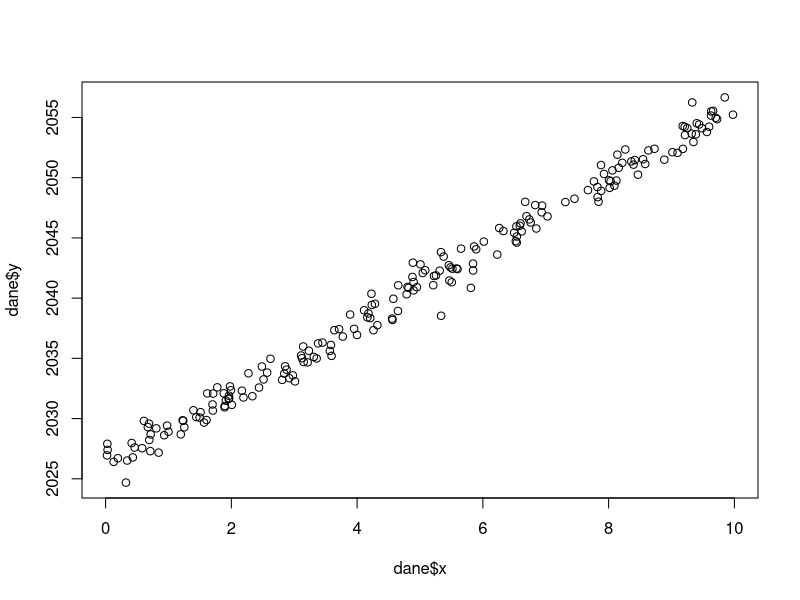
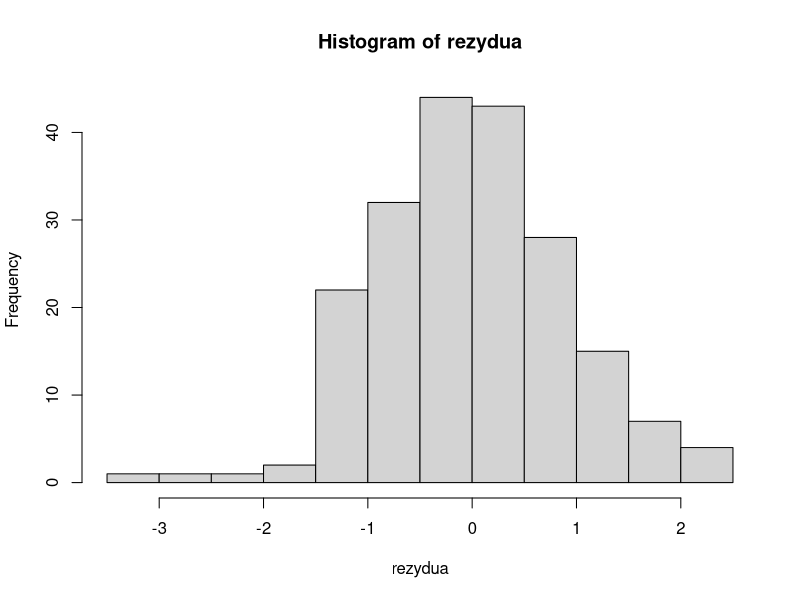
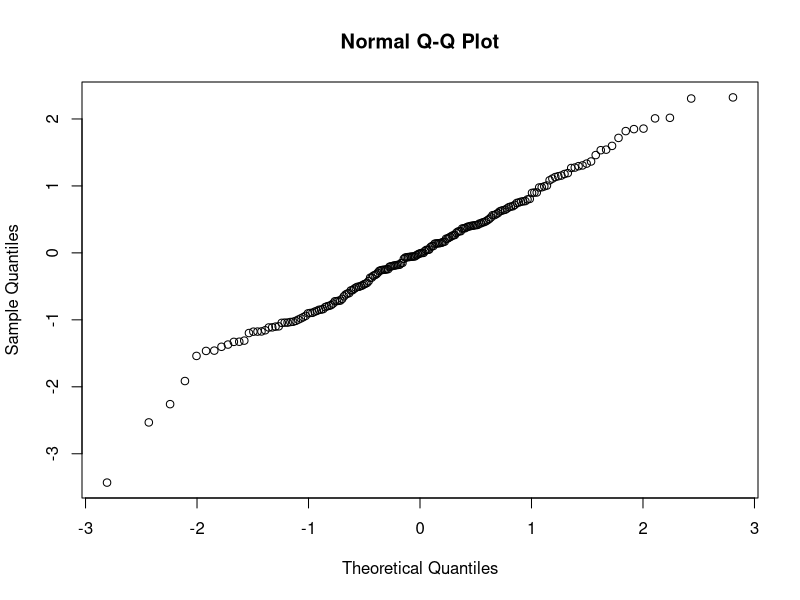
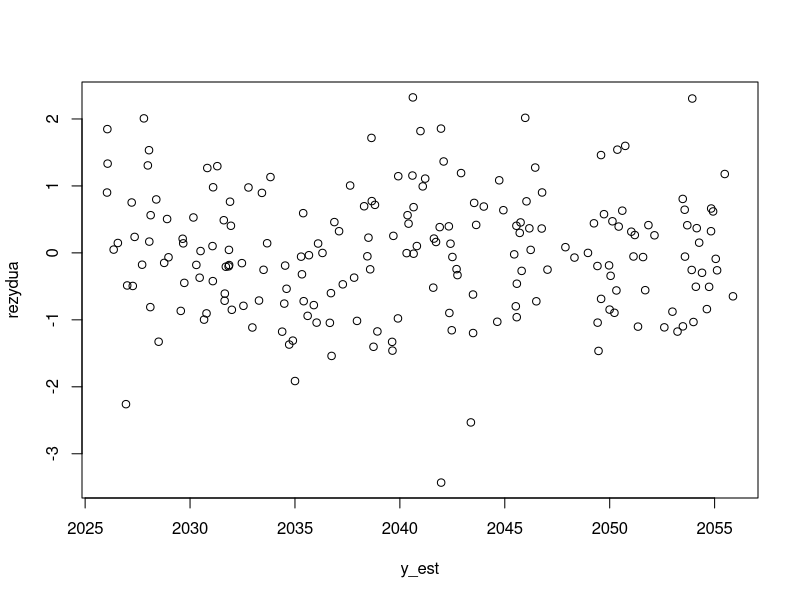
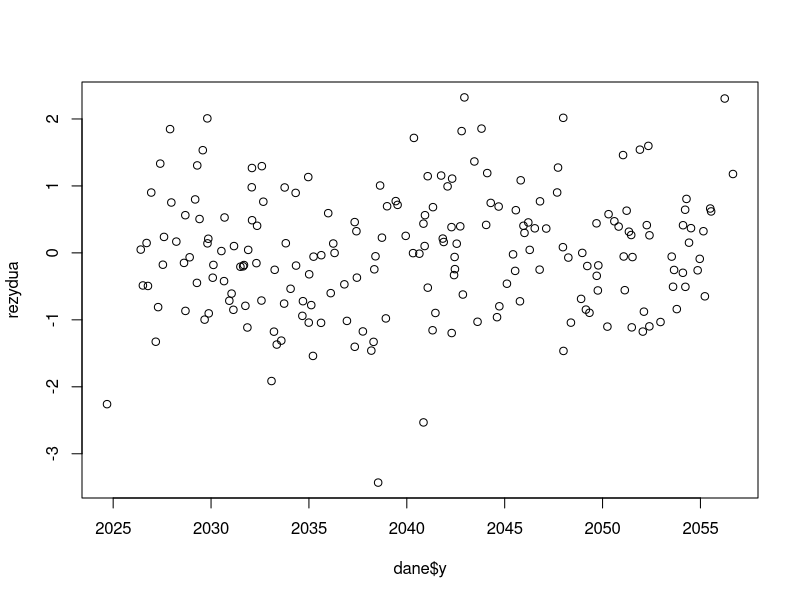
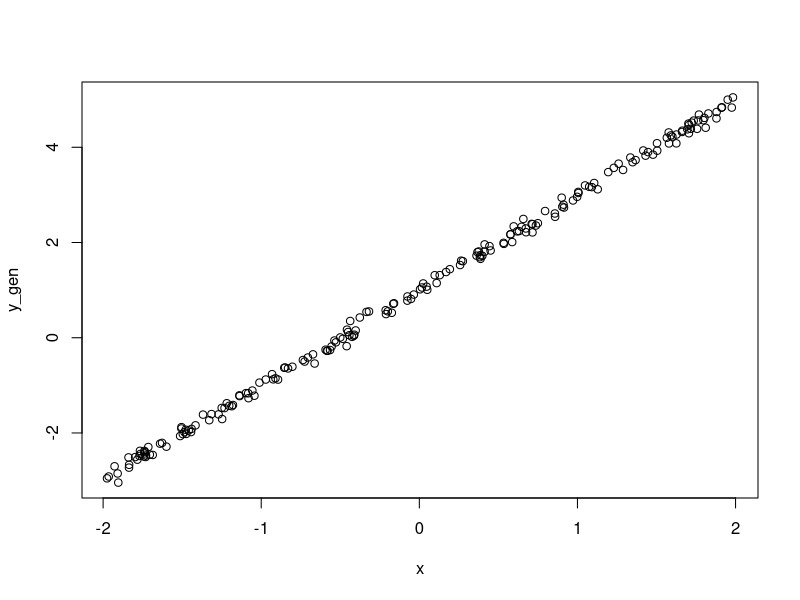

The R source for these figures, in order:
## ---- chunk 1

knitr::opts_chunk$set(
  fig.width = 6,
  fig.height = 4,
  out.extra='',
  echo = FALSE,
  warning = FALSE,
  message = FALSE,
  error = FALSE,
  cache=FALSE,
  dev.args = list(png = list(type = "cairo")))

knitr::opts_chunk$set(
  fig.pos = "H",
  out.extra = "",
  fig.align = "center",
  dev = "pdf",
  dev.args = list(encoding="CP1257.enc")
)

## ---- chunk 2
library(knitr)
library(ggplot2)
library(patchwork)
library(readxl)
library(kableExtra)
## ---- chunk 3
# Wczytanie danych

dane <- as.data.frame(read_excel("lab-1-i-2.xlsx"))
## ---- chunk 4
# Wskaźniki numeryczne charakteryzujące próbę

wskazniki_numeryczne <- function(x) {
  c(
    Min = min(x),
    Max = max(x),
    "Q1" = quantile(x, 0.25, names = FALSE),
    Mediana = median(x),
    "Q3" = quantile(x, 0.75, names = FALSE),
    "Średnia" = mean(x),
    Wariancja = var(x),
    "Odch. std." = sd(x)
  )
}


wskazniki_tabela <- data.frame(
  "Wskaźnik" = names(wskazniki_numeryczne(dane$x)),
  x = wskazniki_numeryczne(dane$x),
  y = wskazniki_numeryczne(dane$y)
)

#wariancja <- sapply(dane[, c("x", "y")], var)
#odchylenie_std <- sapply(dane[, c("x", "y")], sd)

#kable(rbind(summary(dane), wariancja, odchylenie_std ) )

kable(wskazniki_tabela, row.names = FALSE, digits = 4)

## ---- chunk 5
plot(dane$x, dane$y)
# Wygląda, że układają się wokół funkcji liniowej.
## ---- chunk 6
# próbkowy współczynnik korelacji tych zmiennych
prob_wsp_kor <- cor(dane$x, dane$y)
## ---- chunk 7
sr_x <- mean(dane$x)
sr_y <-  mean(dane$y)

est_beta_1 <-  sum((dane$x-sr_x)*(dane$y - sr_y))/ sum((dane$x - sr_x)^2)
est_beta_0 <- sr_y - est_beta_1*sr_x
## ---- chunk 8
y_est <- est_beta_0 + est_beta_1 * dane$x
## ---- chunk 9
est_sigma_kw <- sum((dane$y - y_est)^2)/(length(dane$x)-2)
## ---- chunk 10
# Na poziomie istotności a = 0, 05 zweryfikuj hipotezę H0 : beta1= 0 przy
# hipotezie alternatywnej H1 : beta1 = 0.

SE_beta_1_kw <- est_sigma_kw/sum((dane$x - sr_x)^2)

statystyka_T <- est_beta_1/sqrt(SE_beta_1_kw)

p_value <- 2*(1 - pt( abs(statystyka_T), length(dane$x) - 2) )

# p_value jest mniejsze niż zadany poziom istotności, zatem odrzucamy H0
## ---- chunk 11
T_upper <-  est_beta_1 +  qt(1- 0.01/2, length(dane$x) - 2 )*sqrt(SE_beta_1_kw)
T_lower <- est_beta_1 - qt(1- 0.01/2, length(dane$x) - 2 )*sqrt(SE_beta_1_kw)
## ---- chunk 12
x0 <- 1
est_Y_x0 <- est_beta_0 + est_beta_1*x0
## ---- chunk 13
# Realizacja przedziału ufności

SE_kw_estY_Y <- est_sigma_kw*(1 + 1/nrow(dane) + (x0 - sr_x)^2/sum((dane$x - sr_x)^2) )

T_Y_upper <- est_Y_x0 +  qt(1- 0.01/2, length(dane$x) - 2 )*sqrt(SE_kw_estY_Y)
T_Y_lower <- est_Y_x0 -  qt(1- 0.01/2, length(dane$x) - 2 )*sqrt(SE_kw_estY_Y)

## ---- chunk 14
# Wyznaczamy reszty modelu
rezydua <- dane$y - y_est
## ---- chunk 15
hist(rezydua)

shp_test <- shapiro.test(rezydua)
## ---- chunk 16
qqnorm(rezydua)
## ---- chunk 17
#qqline(rezydua)
## ---- chunk 18
plot(y_est, rezydua)
## ---- chunk 19
plot(dane$y, rezydua)

# Wykresy wychodzą niemal identyczne - o to chodziło, predykcja jest dobra
## ---- chunk 20
nowe_dane <- dane
nowe_dane$y[nrow(dane)] <- dane$y[nrow(dane)]*10


nowe_sr_x <- mean(nowe_dane$x)
nowe_sr_y <-  mean(nowe_dane$y)

nowe_est_beta_1 <-  sum((nowe_dane$x-nowe_sr_x)*(nowe_dane$y - nowe_sr_y))/ sum((nowe_dane$x - nowe_sr_x)^2)
nowe_est_beta_0 <- nowe_sr_y - nowe_est_beta_1*nowe_sr_x


## ---- chunk 21
set.seed(282241)

n=200
b0 = 1
b1 = 2
x <- runif(n,-2,2)
epsilon <- rnorm(n, mean = 0, sd = 0.1)

# Wygeneruj obserwacje
y_gen <- b0 + b1*x + epsilon

## ---- chunk 22
plot(x, y_gen)
## ---- chunk 23

gen_sr_x <- mean(x)
gen_sr_y <- mean(y_gen)

gen_est_beta_1 <-  sum((x-gen_sr_x)*(y_gen - gen_sr_y))/ sum((x - gen_sr_x)^2)
gen_est_beta_0 <- gen_sr_y - gen_est_beta_1*gen_sr_x

## ---- chunk 24
# Bety z reguły są lepsze dla mniejszego sigma
## ---- chunk 25

set.seed(282241)

generuj_obserwacje <- function(sigma){

n=200

b0 = 1
b1 = 2
x <- runif(n,-2,2)
epsilon <- rnorm(n, mean = 0, sd = sigma)

# Wygeneruj obserwacje
y_gen <- b0 + b1*x + epsilon

gen_sr_x <- mean(x)
gen_sr_y <- mean(y_gen)

gen_est_beta_1 <-  sum((x-gen_sr_x)*(y_gen - gen_sr_y))/ sum((x - gen_sr_x)^2)
gen_est_beta_0 <- gen_sr_y - gen_est_beta_1*gen_sr_x

return(c(gen_est_beta_0, gen_est_beta_1))
}

## ---- chunk 26
generuj_obserwacje(0.1)
generuj_obserwacje(0.5)
generuj_obserwacje(1)
# Zmienia się wraz ze wzrostem wariancji

# Jak zmieniają się precyzja
# estymatorów i współczynnik R2, gdy rośnie σ2?

# 
